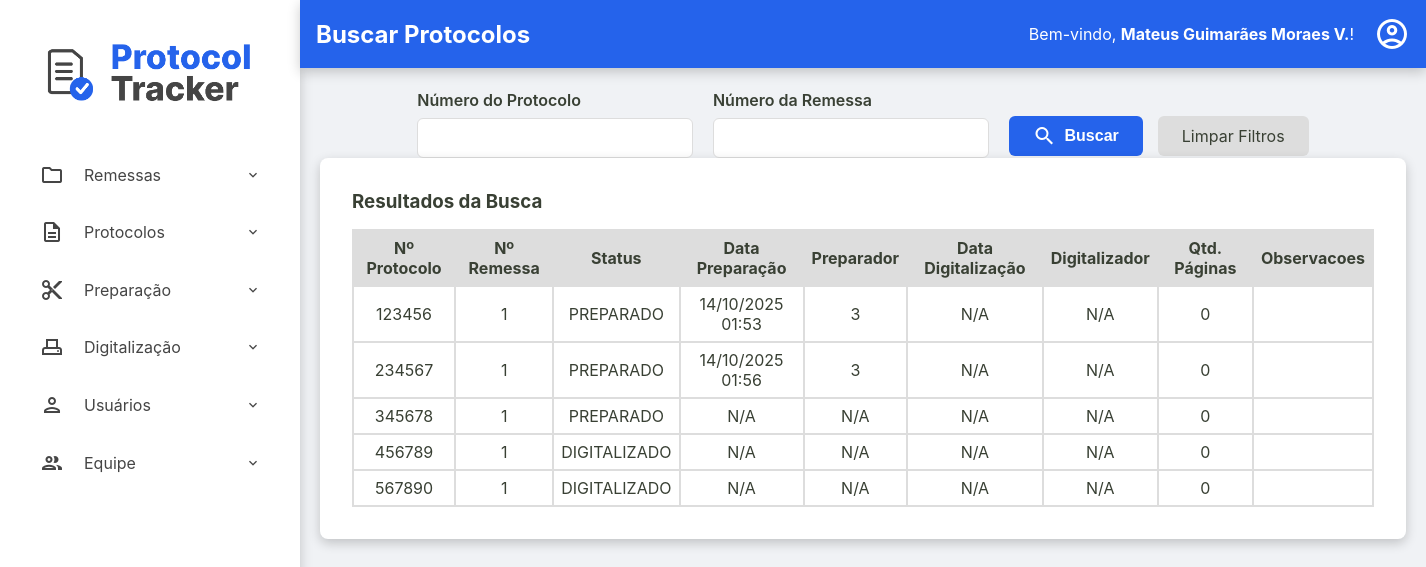
Page /admin/protocolos/buscar-protocolos (signed in) on the earlier database version.
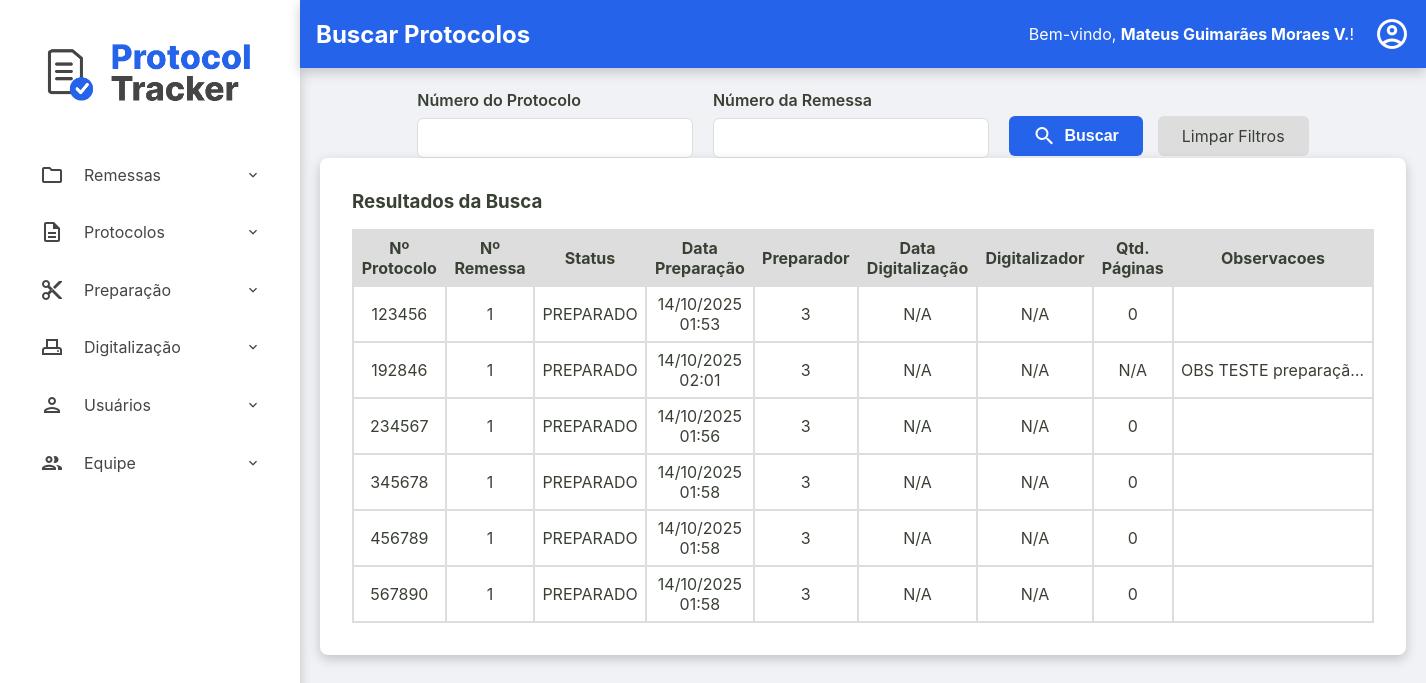
Same page on the later database version.
### tables this page shows
CREATE TABLE usuarios (
    id INTEGER PRIMARY KEY AUTOINCREMENT,
    nome TEXT NOT NULL,
    email TEXT NOT NULL UNIQUE,
    cpf TEXT NOT NULL UNIQUE,
    hash_senha TEXT NOT NULL,
    permissao TEXT NOT NULL,
    data_criacao TEXT NOT NULL DEFAULT CURRENT_TIMESTAMP,
    status INTEGER NOT NULL DEFAULT 1
  );

CREATE TABLE protocolos (
    id TEXT PRIMARY KEY,
    id_remessa TEXT NOT NULL,
    numero_protocolo TEXT NOT NULL UNIQUE,
    data_preparacao TEXT NULL,
    id_preparador INTEGER NULL,
    data_digitalizacao TEXT NULL,
    id_digitalizador INTEGER NULL,
    status TEXT NOT NULL DEFAULT 'RECEBIDO',
    quantidade_paginas INTEGER NULL CHECK (quantidade_paginas >= 0),
    observacoes TEXT NULL,
    FOREIGN KEY (id_remessa) REFERENCES remessas (id),
    FOREIGN KEY (id_preparador) REFERENCES usuarios (id),
    FOREIGN KEY (id_digitalizador) REFERENCES usuarios (id)
  );

CREATE TABLE remessas (
    numero_remessa INTEGER PRIMARY KEY, -- SQLite vai gerenciar o autoincremento aqui
    id TEXT NOT NULL UNIQUE, -- Seu ID de texto continua sendo obrigatório e único
    data_recebimento TEXT NOT NULL,
    data_entrega TEXT NULL,
    status TEXT NOT NULL DEFAULT 'RECEBIDO',
    quantidade_protocolos INTEGER NULL CHECK (quantidade_protocolos >= 0),
    id_administrador INTEGER NOT NULL,
    observacoes TEXT NULL,
    FOREIGN KEY (id_administrador) REFERENCES usuarios (id)
  );

### src/Controller/ProtocoloController.php (called while the page is built, shortened)
<?php
class ProtocoloController
{
    private ?Usuario $usuario_logado = null;
    private ?string $permissao = null;
    public function __construct(
        private ProtocoloRepository $protocoloRepository,
        private ProtocoloService $protocoloService,
        private UsuarioRepository $usuarioRepository
    ) {
        $id_usuario = $_SESSION['usuario_logado_id'] ?? null;
        if ($id_usuario) {
            $this->usuario_logado = $this->usuarioRepository->findById($id_usuario);
        }
        if ($this->usuario_logado) {
            $this->permissao = $this->usuario_logado->getPermissao();
        }
    }
    public function buscarProtocolos()
    {
        try {
            $titulo_da_pagina = "Buscar Protocolos";
            $usuario_logado = $this->usuario_logado;
            $permissao = $this->permissao;
            $numero_protocolo = $_GET['numero_protocolo'] ?? null;
            $numero_remessa = $_GET['numero_remessa'] ?? null;
            $listaProtocolos = $this->protocoloRepository->search($numero_protocolo, $numero_remessa);
            require __DIR__ . '/../../templates/admin/buscar-protocolos.php';
        } catch (Exception $e) {
            $this->home($e->getMessage());
        }
    }
}

### src/Repository/UsuarioRepository.php (called while the page is built, shortened)
<?php
class UsuarioRepository implements UsuarioRepositoryInterface
{
    private PDO $connection;
    public function __construct(PDO $connection)
    {
        $this->connection = $connection;
    }
    public function findById(int $id): ?Usuario
    {
        $sqlQuery = "SELECT * FROM usuarios WHERE id = :id;";
        $stmt = $this->connection->prepare($sqlQuery);
        $stmt->bindValue(':id', $id);
        $stmt->execute();
        $dadosUsuario = $stmt->fetch();
        return Usuario::fromArray($dadosUsuario);
    }
}

### src/Model/Usuario.php (called while the page is built, shortened)
<?php
class Usuario {
    public function getNome(): string { return $this->nome; }
    public static function fromArray(array $array): self
    {
        try {
            $data_criacao = isset($array['data_criacao']) ? new DateTimeImmutable($array['data_criacao']) : null;
        } catch (Exception $e) {
            throw new Exception("Falha ao criar data");
        }
        return new self(
            (int) $array['id'],
            $array['nome'],
            $array['email'],
            $array['cpf'],
            $array['hash_senha'],
            $array['permissao'],
            $data_criacao,
            (bool) $array['status']
        );
    }
}

### src/Controller/Admin/RemessaController.php (called while the page is built, shortened)
<?php
class RemessaController
{
    public function __construct(
        private RemessaRepository $remessaRepository,
        private RemessaService $remessaService,
        private ProtocoloRepository $protocoloRepository,
        private ProtocoloService $protocoloService,
        private UsuarioRepository $usuarioRepository,
        private DashboardService $dashboardService
    ) {
        $id_usuario = $_SESSION['usuario_logado_id'] ?? null;
        if ($id_usuario) {
            $this->usuario_logado = $this->usuarioRepository->findById($id_usuario);
        }
    }
}

### src/Repository/ProtocoloRepository.php (called while the page is built, shortened)
<?php
class ProtocoloRepository implements ProtocoloRepositoryInterface
{
    private PDO $connection;
    public function __construct(PDO $connection)
    {
        $this->connection = $connection;
    }
    public function search(?string $numero_protocolo = null, ?string $numero_remessa = null): array
    {
        $parametros = [];
        $sqlQuery = "SELECT
        p.numero_protocolo AS numero_protocolo,
        r.numero_remessa AS numero_remessa,
        p.status AS status_protocolo,
        p.data_preparacao AS data_preparacao,
        p.id_preparador AS id_preparador,
        p.data_digitalizacao AS data_digitalizacao,
        p.id_digitalizador AS id_digitalizador,
        p.quantidade_paginas AS quantidade_paginas,
        p.observacoes AS observacoes
        FROM protocolos as p
        JOIN remessas as r
        ON p.id_remessa = r.id";
        $sqlQuery .= ' ORDER BY r.numero_remessa, p.numero_protocolo;';
        $stmt = $this->connection->prepare($sqlQuery);
        $stmt->execute($parametros);
        return $stmt->fetchAll();
    }
}

### templates/admin/buscar-protocolos.php (the view)
<?php require __DIR__ . '/../components/_header.php'; ?>
<div class="form-container busca-container">
    <form action="/admin/protocolos/buscar-protocolos" method="get" class="busca-form">
        <div class="form-row">
            <div class="form-group">
                <label for="numero_protocolo">Número do Protocolo</label>
                <input type="text" id="numero_protocolo" name="numero_protocolo" value="<?= htmlspecialchars($_GET['numero_protocolo'] ?? '') ?>">
            </div>
            <div class="form-group">
                <label for="numero_remessa">Número da Remessa</label>
                <input type="text" id="numero_remessa" name="numero_remessa" value="<?= htmlspecialchars($_GET['numero_remessa'] ?? '') ?>">
            </div>
        </div>
        <div class="form-actions">
            <button type="submit" class="btn-buscar">
                <span class="material-icons-outlined">search</span> Buscar
            </button>
            <a href="/admin/protocolos/buscar-protocolos" class="btn-limpar">Limpar Filtros</a>
        </div>
    </form>
</div>
<div class="listagem-container busca-container">
    <h3>Resultados da Busca</h3>
    <table class="protocolos-table datatable-js">
        <thead>
            <tr>
                <th>Nº Protocolo</th>
                <th>Nº Remessa</th>
                <th>Status</th>
                <th>Data Preparação</th>
                <th>Preparador</th>
                <th>Data Digitalização</th>
                <th>Digitalizador</th>
                <th>Qtd. Páginas</th>
                <th>Observacoes</th>
            </tr>
        </thead>
        <tbody>
            <?php foreach ($listaProtocolos as $protocolo): ?>
                <tr>
                    <td><?= htmlspecialchars($protocolo['numero_protocolo']) ?></td>
                    <td><?= htmlspecialchars($protocolo['numero_remessa']) ?></td>
                    <td><?= htmlspecialchars($protocolo['status_protocolo']) ?></td>
                    <td><?= $protocolo['data_preparacao'] ? (new DateTimeImmutable($protocolo['data_preparacao']))->format('d/m/Y H:i') : 'N/A' ?></td>
                    <td><?= htmlspecialchars($protocolo['id_preparador'] ?? 'N/A') ?></td>
                    <td><?= $protocolo['data_digitalizacao'] ? (new DateTimeImmutable($protocolo['data_digitalizacao']))->format('d/m/Y H:i') : 'N/A' ?></td>
                    <td><?= htmlspecialchars($protocolo['id_digitalizador'] ?? 'N/A') ?></td>
                    <td><?= htmlspecialchars($protocolo['quantidade_paginas'] ?? 'N/A') ?></td>
                    <td class="coluna-observacoes" title="<?= htmlspecialchars($protocolo['observacoes'] ?? '') ?>"><?= htmlspecialchars($protocolo['observacoes']) ?? '' ?></td>
                </tr>
            <?php endforeach; ?>
        </tbody>
    </table>
</div>
<?php require __DIR__ . '/../components/_footer.php'; ?>

### public/index.php (shortened to what this page needs)
<?php
try {
    $connection = ConnectionCreatorSqlite::createConnectionSqlite();
    $protocoloRepository = new ProtocoloRepository($connection);
    $remessaRepository = new RemessaRepository($connection);
    $usuarioRepository = new UsuarioRepository($connection);
    $dashboardService = new DashboardService($protocoloRepository, $remessaRepository);
    $protocoloService = new ProtocoloService($protocoloRepository, $remessaRepository, $usuarioRepository);
    $remessaService = new RemessaService($remessaRepository, $usuarioRepository);
    $remessaController = new RemessaController($remessaRepository, $remessaService, $protocoloRepository, $protocoloService, $usuarioRepository, $dashboardService);
    $protocoloController = new ProtocoloController($protocoloRepository, $protocoloService, $usuarioRepository);
    $url = $_SERVER['REQUEST_URI'];
    $url = parse_url($url, PHP_URL_PATH);
    $method = $_SERVER['REQUEST_METHOD'];
    switch ($url) {
        case '/admin/protocolos/buscar-protocolos':
            if($method === 'GET'){
                $protocoloController->buscarProtocolos();
            }
            break;
    }
} catch (Exception $e) {
    http_response_code(500);
    echo "<p>Mensagem do Erro: " . $e->getMessage() . "</p>";
}

### templates/components/_header.php (shortened to what this page needs)
<!DOCTYPE html>
<html lang="pt-br">
<head>
    <link rel="stylesheet" href="/assets/css/style.css">
    <link rel="stylesheet" href="https://cdn.datatables.net/2.0.8/css/dataTables.dataTables.css">
</head>
<body>
    <div class="container-principal">
        <aside class="sidebar">
            <div class="sidebar-logo">
                <a href="/home"><img src="/assets/imgs/ProtocolTrackerLogo.png" alt="Logo Protocol Tracker"></a>
            </div>
            <nav>
                <ul>
                    <?php if ($permissao === 'administrador'): ?>
                        <li class="has-submenu">
                            <a><span class="material-icons-outlined">folder</span> Remessas</a>
                        </li>
                        <li class="has-submenu">
                            <a><span class="material-icons-outlined">description</span> Protocolos</a>
                        </li>
                        <li class="has-submenu">
                            <a><span class="material-icons-outlined">content_cut</span> Preparação</a>
                        </li>
                        <li class="has-submenu">
                            <a><span class="material-icons-outlined">adf_scanner</span> Digitalização</a>
                        </li>
                        <li class="has-submenu">
                            <a><span class="material-icons-outlined">person</span> Usuários</a>
                        </li>
                        <li class="has-submenu">
                            <a><span class="material-icons-outlined">group</span> Equipe</a>
                        </li>
                    <?php endif; ?>
                </ul>
            </nav>
        </aside>
        <div class="div-conteudo-principal">
            <?php require __DIR__ . '/_content-header.php'; ?>
            <main class="conteudo-principal">

### templates/components/_content-header.php (shortened to what this page needs)
<div class="content-header">
    <div class="header-title">
        <h2><?= isset($titulo_da_pagina) ? htmlspecialchars($titulo_da_pagina) : 'Página sem Título' ?></h2>
    </div>
    <div class="logout">
        <?php if (isset($usuario_logado) && $usuario_logado): ?>
            <div class="welcome-message">
                <span>Bem-vindo, <strong><?= htmlspecialchars($usuario_logado->getNome()) ?></strong>!</span>
            </div>
            <div class="dropdown">
                <a href="#" id="user-menu-toggle" class="action-icon" title="Opções do Usuário">
                    <span class="material-icons-outlined">account_circle</span>
                </a>
            </div>
        <?php endif; ?>
    </div>
</div>

### templates/components/_footer.php (shortened to what this page needs)
            </main>
        </div>
    </div>
</body>
</html>

Differences in the rows shown:
added protocolos: numero_protocolo "192846", remessas.numero_remessa "1", status "PREPARADO", data_preparacao "14/10/2025 02:01", id_preparador "3", shows "N/A", id_digitalizador "N/A", quantidade_paginas "N/A", observacoes "OBS TESTE preparaçã…"
changed protocolos (number 4 of 6 on the later page): data_preparacao (not shown) → "14/10/2025 01:58"; id_preparador "N/A" → "3"; no longer shows "N/A"
changed protocolos (number 5 of 6 on the later page): status "DIGITALIZADO" → "PREPARADO"; data_preparacao (not shown) → "14/10/2025 01:58"; id_preparador "N/A" → "3"; no longer shows "N/A"
changed protocolos (number 6 of 6 on the later page): status "DIGITALIZADO" → "PREPARADO"; data_preparacao (not shown) → "14/10/2025 01:58"; id_preparador "N/A" → "3"; no longer shows "N/A"
